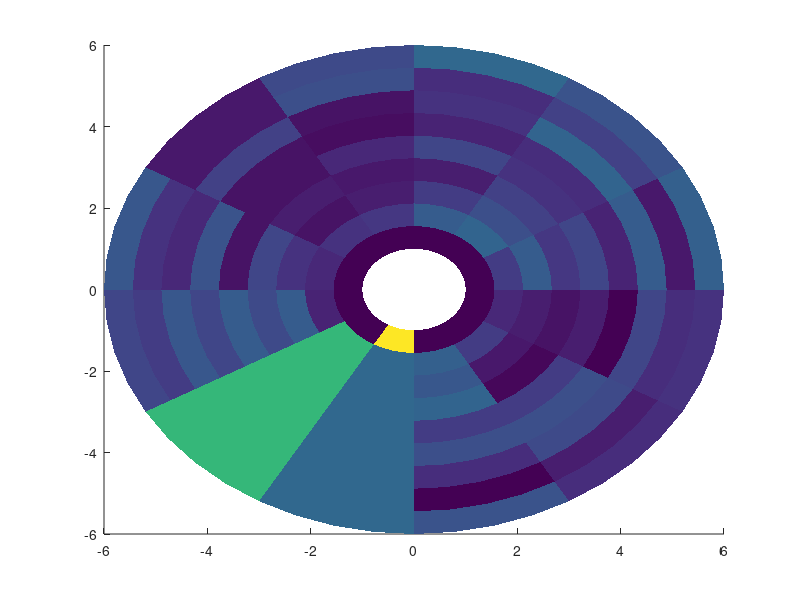

MATLAB code to generate this figure: (Note: this script raises an error after producing the figure.)
% BULLSEYE plots patch data in polar coordinates.  The DATA matrix is
% mapped to a bullseye plot as follows.  The matrix rows are mapped to 
% the circumference and matrix columns are mapped to radial direction.  For
% example, the top-left (first row, first column) data point in the matrix is
% mapped to the inner-most radial patch and starts from 0 degrees (far
% right of bullseye, not top) and extends counter-clockwise.  
%
% If you use the hard coded cardiac anatomic lables then this first
% row is within the INFEROTLATERAL segment.  The last row is within the
% INFERIOR segment.
%
% SYNTAX: h=bullseye(DATA,varargin)
%
% color       - matrix of data (ROWSxCOLUMNS==CIRCUMFERENCExRADIUS)
% param.N     - number of points used to define each patch
% param.rho   - 2x1 or 1x2 vector of inner and outer radius
% param.tht   - 2x1 or 1x2 vector of beginning and ending circumference in DEGREES
% param.tht0  - 1x1 value in degrees indicating the circumferential location of the first segment (>0 is CCW)
% param.labels- 0 or 1, flag that turns on anatomic labeling
% param.lines - 1x2 or 2x1, determines number of RADIAL x CIRCUMFERENTIAL lines to use for anatomic sector emphasis
%
% h     - handle for the patch object
%
% Example: bullseye;                                    % Try running it with no input arguments.
%          bullseye(rand(3,5),'N',100,'tht',[0 360]);
%
% Feedback:  Rate this file @ <a href="matlab:web('http://www.mathworks.com/matlabcentral/fileexchange/loadAuthor.do?objectType=author&objectId=1093772','-browser')">MATLAB Central File Exchange</a>
%
% DBE 2004/07/21
% DBE 2005/10/24 Minor bug fixes

% http://www.mathworks.com/matlabcentral/fileexchange/loadAuthor.do?objectType=author&objectId=1093772&objectType=author

function [h,t]=bullseye_pDet(data,varargin);

if nargin==0
  data=rand(12,9);
  data(1,:)=1;
  data(2,:)=2;
  data(:,1)=0;
  data(1,1)=3;
  data
end
ax_hand =axes; 

% data=flipud(data);  % The matrices are defined from left to right...graph is CCW

param.N    =[];
param.rho  =[];
param.tht  =[];
param.tht0 =[];
param.label=[];
param.lines=[];

i = 1;
while i <= length(varargin)
  switch lower(varargin{i})
    case 'n'
      param.N    =varargin{i+1};   i=i+2;
    case 'rho'
      param.rho  =varargin{i+1};   i=i+2;
    case 'tht'
      param.tht  =varargin{i+1};   i=i+2;
    case 'tht0'
      param.tht0 =varargin{i+1};   i=i+2;
    case {'label','labels'}
      param.label=varargin{i+1};   i=i+2;
    case 'lines'
      param.lines=varargin{i+1};   i=i+2;
    otherwise
      error(['Input argument ',varargin{i},' not valid.']);
  end
end

if isempty(param.N   ),      param.N     =5                            ; end
if isempty(param.rho ),      param.rho   =[1 6]                        ; end
if isempty(param.tht ),      param.tht   =[0 360]                      ; end
if isempty(param.tht0),      param.tht0  =0                            ; end
if isempty(param.label),     param.label =0                            ; end
if isempty(param.lines),     param.lines =[]                           ; end

[X,Y]=gen_xy(data,param);
h=patch(X,Y,lin(data')');
set(h, 'edgecolor', 'none')
if ~isempty(param.lines)
  [X,Y]=gen_xy(zeros(param.lines),param);
  h=patch(X,Y,lin(zeros(param.lines)')');
    set(h,'linewidth',3,'facecolor','none');
end
[cmap, lims, ticks, bfncol, ctable] = cptcmap('GMT_gray.cpt', gca, 'mapping', 'scaled', 'ncol', 256);
cmap(1,:) = [0,0,0];
colormap(cmap);
axis equal off;
set(gcf,'color',[1  1  1]);
title('N','FontSize', 12,'FontWeight','demi')
% if param.label, t=bull_labels(param); end

c=colorbar('FontSize', 12);
hy = ylabel(c, 'Probability of detection','FontSize', 14);
set(hy,'rotation',-90)
hy_pos = get(hy,'Position');
hy_pos(1) = hy_pos(1) +2;
set(hy,'Position',hy_pos)
return

function [X,Y]=gen_xy(data,param);
ind=1;
for j=1:size(data,1)
  for k=1:size(data,2)
    dtht=-diff(param.tht)/size(data,1);
    tht1=dtht*(j-1)+param.tht(1)-param.tht0-90;
    tht2=dtht* j   +param.tht(1)-param.tht0-90;
    
    dr=diff(param.rho)/size(data,2);
    rho1=dr*(k-1)+param.rho(1);
    rho2=dr* k   +param.rho(1);
    
    ang = linspace(tht1/180*pi,tht2/180*pi,param.N);
    [arc1.x,arc1.y]=pol2cart(ang,rho1);
    [arc2.x,arc2.y]=pol2cart(ang,rho2);
    X(:,ind)=[arc1.x arc2.x(end:-1:1)];
    Y(:,ind)=[arc1.y arc2.y(end:-1:1)];
    ind=ind+1;
  end
end
return

%  This function linearizes a matrix (m) of any dimension (eg M=m(:)).
%  If an index vector (ind) is given then the the ind entries of m(:) are
%  returned.
%
% SYNTAX: m=lin(m);
%         m=lin(m,ind);
%
% DBE 12/22/03

function m=lin(m,ind);

m=m(:);

if nargin==2
  m=m(ind);
end

return